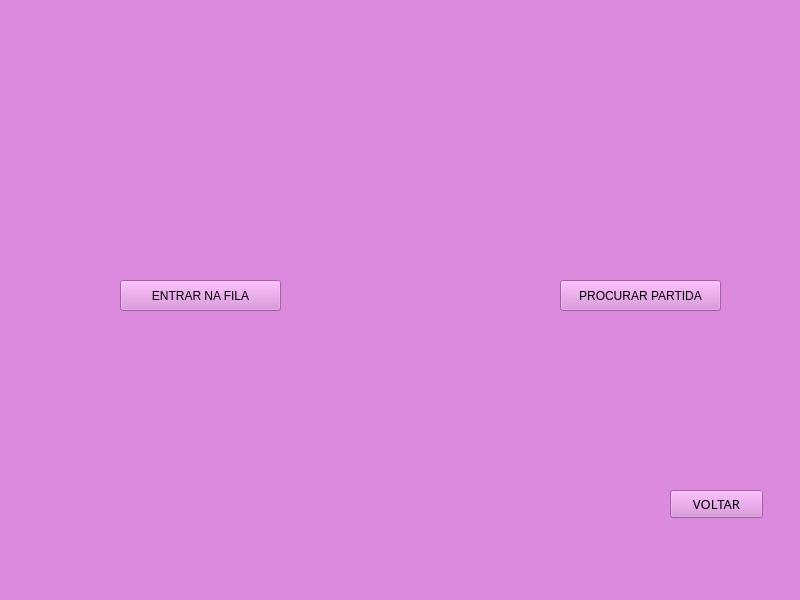
<?xml version="1.0" encoding="UTF-8"?>
<ui version="4.0">
 <class>MainWindow</class>
 <widget class="QMainWindow" name="MainWindow">
  <property name="geometry">
   <rect>
    <x>0</x>
    <y>0</y>
    <width>800</width>
    <height>600</height>
   </rect>
  </property>
  <property name="windowTitle">
   <string>MainWindow</string>
  </property>
  <property name="styleSheet">
   <string notr="true">background-color: rgb(220, 138, 221);</string>
  </property>
  <widget class="QWidget" name="centralwidget">
   <widget class="QPushButton" name="entrarFila">
    <property name="geometry">
     <rect>
      <x>120</x>
      <y>280</y>
      <width>161</width>
      <height>31</height>
     </rect>
    </property>
    <property name="text">
     <string>ENTRAR NA FILA</string>
    </property>
   </widget>
   <widget class="QPushButton" name="procurarPartid">
    <property name="geometry">
     <rect>
      <x>560</x>
      <y>280</y>
      <width>161</width>
      <height>31</height>
     </rect>
    </property>
    <property name="text">
     <string>PROCURAR PARTIDA</string>
    </property>
   </widget>
   <widget class="QPushButton" name="botaoVoltar">
    <property name="geometry">
     <rect>
      <x>670</x>
      <y>490</y>
      <width>93</width>
      <height>28</height>
     </rect>
    </property>
    <property name="font">
     <font>
      <family>Segoe UI Semilight</family>
      <pointsize>10</pointsize>
     </font>
    </property>
    <property name="text">
     <string>VOLTAR</string>
    </property>
   </widget>
  </widget>
  <widget class="QStatusBar" name="statusbar"/>
 </widget>
 <resources/>
 <connections/>
</ui>
